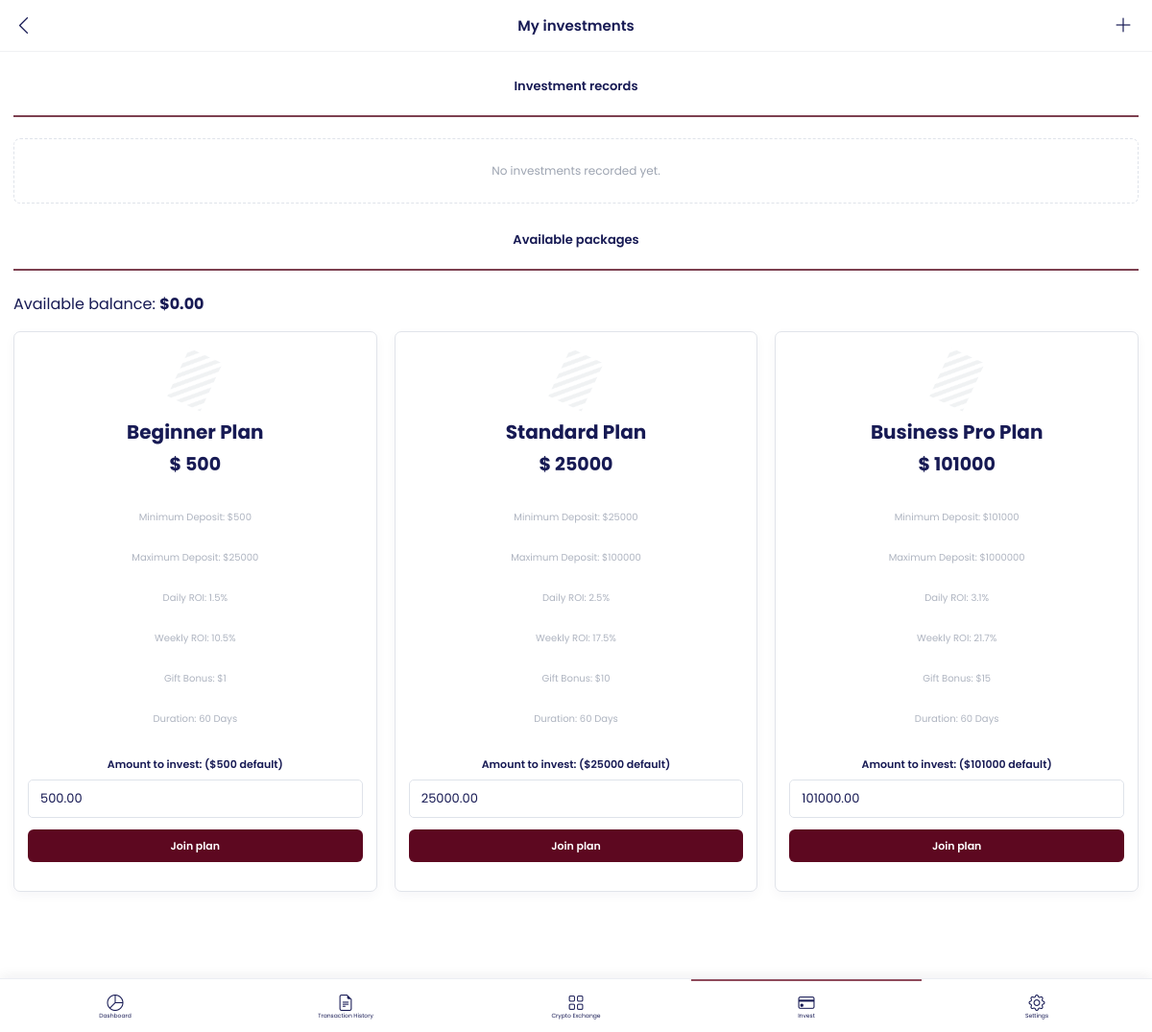
The page /invest/ (signed in) on the database its author committed.
### creataura/models.py (models this page shows, shortened)
class InvestmentPlan(models.Model):
    name = models.CharField(max_length=100, default="Beginner plan")
    amount = models.DecimalField(
        max_digits=12,
        decimal_places=2,
        validators=[MinValueValidator(Decimal("0"))],
        help_text="Amount users can invest in this plan.",
    )
    minimum_deposit = models.DecimalField(
        max_digits=12,
        decimal_places=2,
        validators=[MinValueValidator(Decimal("0"))],
    )
    maximum_deposit = models.DecimalField(
        max_digits=12,
        decimal_places=2,
        validators=[MinValueValidator(Decimal("0"))],
    )
    daily_roi = models.DecimalField(
        max_digits=6,
        decimal_places=2,
        validators=[MinValueValidator(Decimal("0"))],
        help_text="Daily ROI percentage.",
    )
    weekly_roi = models.DecimalField(
        max_digits=6,
        decimal_places=2,
        validators=[MinValueValidator(Decimal("0"))],
        help_text="Weekly ROI percentage.",
    )
    gift_bonus = models.DecimalField(
        max_digits=6,
        decimal_places=2,
        default=Decimal("0"),
        validators=[MinValueValidator(Decimal("0"))],
        help_text="Gift bonus percentage.",
    )
    duration_days = models.PositiveIntegerField(
        help_text="Investment duration in days.",
    )
    is_active = models.BooleanField(default=True)
    created_at = models.DateTimeField(auto_now_add=True)
    updated_at = models.DateTimeField(auto_now=True)
    class Meta:
        ordering = ["minimum_deposit", "name"]
        verbose_name = "Investment plan"
        verbose_name_plural = "Investment plans"

### creataura/views.py (the view, shortened to what this page needs)
# urls.py: path("invest/", investments, name="invest"),
@login_required(login_url="login")
def investments(request):
    plan_rows = list(InvestmentPlan.objects.filter(is_active=True))
    def field(plan, name):
        return plan[name] if isinstance(plan, dict) else getattr(plan, name)
    plans = [
        {
            "id": field(plan, "id"),
            "name": field(plan, "name"),
            "price": _plain(field(plan, "amount")),
            "minimum": _plain(field(plan, "minimum_deposit")),
            "maximum": _plain(field(plan, "maximum_deposit")),
            "daily_roi": _plain(field(plan, "daily_roi"), 1),
            "weekly_roi": _plain(field(plan, "weekly_roi"), 1),
            "gift_bonus": _plain(field(plan, "gift_bonus")),
            "duration": field(plan, "duration_days"),
            "input_default": str(field(plan, "amount")),
            "input_min": str(field(plan, "minimum_deposit")),
            "input_max": str(field(plan, "maximum_deposit")),
        }
        for plan in plan_rows
    ]
    user_investments = [
        {
            "plan_name": item.plan.name,
            "started": timezone.localtime(item.date_created).strftime("%b %d, %Y"),
            "amount": _money(item.amount),
            "status": item.status,
            "status_label": _status_label(item.status),
        }
        for item in UserInvestment.objects.filter(user=request.user).select_related(
            "plan"
        )
    ]
    action.send(request.user, verb="viewed investment plans ")
    return render(
        request,
        "creataura/investments.html",
        {
            "plans": plans,
            "user_investments": user_investments,
            "available_balance": _money(get_available_balance(request.user)),
        },
    )

### creataura/verification.py (called while the page is built, shortened)
    def __call__(self, request):
        return self.get_response(request)

    def process_view(self, request, view_func, view_args, view_kwargs):
        user = request.user
        if not user.is_authenticated or user.is_staff:
            return None  # staff/superusers have no profile, so skip them

### creataura/views.py (called while the page is built)
def _money(value):
    return f"${value:,.2f}"

def _plain(value, places=0):
    return f"{float(value):.{places}f}"

### creataura/templates/creataura/investments.html (shortened to what this page needs)
{% load static %}
<!DOCTYPE html>
<html lang="en">
<head>
    <link rel="stylesheet" href="{% static 'creataura/bootstrap-icons/bootstrap-icons.css' %}">
    <link rel="stylesheet" href="{% static 'creataura/settings.css' %}">
    <link rel="stylesheet" href="{% static 'creataura/investments.css' %}">
    <link rel="stylesheet" href="{% static 'creataura/dashboard-theme.css' %}">
</head>
<body class="settings-body investments-page">
    <main class="settings-page">
        <header class="settings-header investments-header">
            <a href="{% url 'dashboard' %}" aria-label="Back"><i class="bi bi-chevron-left"></i></a>
            <h1>My investments</h1>
            <button type="button" aria-label="Add investment" id="scrollToPackages">
                <i class="bi bi-plus-lg"></i>
            </button>
        </header>
        <section class="investments-content">
            <h2>Investment records</h2>
            <div class="investment-records">
                {% for item in user_investments %}
                <article class="investment-record">
                    <div>
                        <strong>{{ item.plan_name }}</strong>
                        <span>Started {{ item.started }}</span>
                    </div>
                    <div>
                        <strong>{{ item.amount }}</strong>
                        <span class="investment-status investment-status-{{ item.status }}">
                            {{ item.status_label }}
                        </span>
                    </div>
                </article>
                {% empty %}
                <p class="investment-record-empty">No investments recorded yet.</p>
                {% endfor %}
            </div>
            <h2 id="investment-packages" class="investment-packages-heading">Available packages</h2>
            <p>Available balance: <strong>{{ available_balance }}</strong></p>
            <div class="investment-plans">
                {% for plan in plans %}
                <article class="investment-plan-card">
                    <div class="investment-plan-body">
                        <i class="bi bi-suit-diamond-fill investment-plan-icon"></i>
                        <h3>{{ plan.name }}</h3>
                        <strong class="investment-plan-price">$ {{ plan.price }}</strong>
                        <div class="investment-plan-details">
                            <span>Minimum Deposit: ${{ plan.minimum }}</span>
                            <span>Maximum Deposit: ${{ plan.maximum }}</span>
                            <span>Daily ROI: {{ plan.daily_roi }}%</span>
                            <span>Weekly ROI: {{ plan.weekly_roi }}%</span>
                            <span>Gift Bonus: ${{ plan.gift_bonus }}</span>
                            <span>Duration: {{ plan.duration }} Days</span>
                        </div>
                    </div>
                    {% if plan.id %}
                    <form method="post" action="{% url 'join_investment' plan.id %}">
                        <label class="investment-amount-field">
                            <span>Amount to invest: (${{ plan.price }} default)</span>
                            <input type="number" name="amount" value="{{ plan.input_default }}"
                                min="{{ plan.input_min }}" max="{{ plan.input_max }}" step="0.01" required>
                        </label>
                        <button class="investment-plan-button" type="submit">Join plan</button>
                    </form>
                    {% else %}
                    <button class="investment-plan-button" type="button" disabled>Join plan</button>
                    {% endif %}
                </article>
                {% endfor %}
            </div>
        </section>
    </main>
    <nav class="fixed-dashboard-nav" aria-label="Dashboard navigation">
        <a class="fixed-nav-item" href="{% url 'dashboard' %}">
            <span class="fixed-nav-icon"><i class="bi bi-pie-chart"></i></span>
            <span>Dashboard</span>
        </a>
        <a class="fixed-nav-item" href="{% url 'transaction_history' %}">
            <span class="fixed-nav-icon"><i class="bi bi-file-earmark-text"></i></span>
            <span>Transaction History</span>
        </a>
        <a class="fixed-nav-item" href="{% url 'crypto_exchange' %}">
            <span class="fixed-nav-icon"><i class="bi bi-grid"></i></span>
            <span>Crypto Exchange</span>
        </a>
        <a class="fixed-nav-item fixed-nav-active" href="{% url 'invest' %}">
            <span class="fixed-nav-icon"><i class="bi bi-credit-card"></i></span>
            <span>Invest</span>
        </a>
        <a class="fixed-nav-item" href="{% url 'settings' %}">
            <span class="fixed-nav-icon"><i class="bi bi-gear"></i></span>
            <span>Settings</span>
        </a>
    </nav>
</body>
</html>

### creataura/static/creataura/settings.css (style rules this page uses)
* { box-sizing: border-box; }
:root { --wine: #5d0820; --text: #171a54; --muted: #a4a9b6; }
html, body { width: 100%; margin: 0; }
body { min-height: 100vh; padding-bottom: 56px; background: #f2f3f5; color: var(--text); font-family: "Poppins", sans-serif; }
.settings-page { min-height: calc(100vh - 56px); }
.settings-header { height: 54px; display: grid; grid-template-columns: 70px 1fr 70px; align-items: center; padding: 0 14px; background: #fff; border-bottom: 1px solid #f0f1f3; }
.settings-header h1 { margin: 0; text-align: center; font-size: 15px; font-weight: 600; }
.settings-header a { color: var(--text); text-decoration: none; }
.settings-header a:first-child { font-size: 21px; }
.fixed-dashboard-nav { position: fixed; left: 0; right: 0; bottom: 0; z-index: 1000; height: 56px; display: grid; grid-template-columns: repeat(5, 1fr); background: #fff; border-top: 1px solid #eceef3; box-shadow: 0 -3px 12px rgba(12,18,38,.06); }
.fixed-nav-item { position: relative; display: flex; flex-direction: column; align-items: center; justify-content: center; gap: 2px; color: var(--text); text-decoration: none; font-size: 6px; }
.fixed-nav-icon { height: 20px; font-size: 17px; }
.fixed-nav-active::before { content: ""; position: absolute; top: 0; left: 0; width: 100%; height: 2px; background: #8f4b5b; }

### creataura/static/creataura/investments.css (style rules this page uses)
.investments-page { min-height: 100vh; background: #f2f3f5; }
.investments-header button { border: 0; background: transparent; color: var(--text); font-size: 20px; justify-self: end; }
.investments-content { min-height: calc(100vh - 110px - 56px); padding: 26px 14px 90px; background: #fff; }
.investments-content > h2 { height: 42px; margin: 0 0 22px; border-bottom: 2px solid #7d4050; text-align: center; color: var(--text); font-size: 13px; font-weight: 600; }
.investment-plans { display: grid; grid-template-columns: repeat(3, minmax(0, 1fr)); gap: 18px; }
.investment-plan-card { min-width: 0; display: flex; flex-direction: column; overflow: hidden; border: 1px solid #e1e4ea; border-radius: 7px; background: #fff; box-shadow: 0 4px 12px rgba(31,38,68,.04); }
.investment-plan-body { min-height: 420px; padding: 22px 14px 18px; text-align: center; }
.investment-plan-icon { display: block; width: 38px; margin: 0 auto 12px; color: transparent; background: linear-gradient(135deg, transparent 25%, #eef0f2 25%, #eef0f2 50%, transparent 50%, transparent 75%, #eef0f2 75%); background-size: 12px 12px; -webkit-text-stroke: 0; font-size: 36px; transform: rotate(25deg); opacity: .85; }
.investment-plan-card h3 { margin: 12px 0 4px; color: var(--text); font-size: 20px; }
.investment-plan-price { display: block; margin-bottom: 20px; color: var(--text); font-size: 19px; }
.investment-plan-details { display: grid; gap: 0; color: #aeb4c0; font-size: 10px; }
.investment-plan-details span { min-height: 42px; display: flex; align-items: center; justify-content: center; }
.investment-plan-button { width: calc(100% - 28px); height: 34px; margin: 0 14px 16px; border: 0; border-radius: 6px; background: var(--wine); color: #fff; font-family: inherit; font-size: 11px; font-weight: 600; }
.investment-plan-card form { padding-bottom: 14px; }
.investment-amount-field { display: block; margin: 0 14px 12px; text-align: left; }
.investment-amount-field span { display: block; margin-bottom: 7px; color: var(--text); font-size: 11px; font-weight: 600; text-align: center; }
.investment-amount-field input { width: 100%; height: 40px; padding: 0 12px; border: 1px solid #dfe3ea; border-radius: 5px; background: #fff; color: var(--text); font-family: inherit; font-size: 13px; }
.investment-packages-heading { margin-top: 28px !important; }
.investment-records { display: grid; gap: 10px; margin-bottom: 24px; }
.investment-record-empty { margin: 0; padding: 24px 12px; border: 1px dashed #dfe3ea; border-radius: 7px; color: #9da4b1; font-size: 12px; text-align: center; }

### rows shown on the page
InvestmentPlan: name "Beginner Plan", price "500", minimum "500", maximum "25000", daily_roi "1.5", weekly_roi "10.5", gift_bonus "1", duration "60", amount "500.00"
InvestmentPlan: name "Standard Plan", price "25000", minimum "25000", maximum "100000", daily_roi "2.5", weekly_roi "17.5", gift_bonus "10", duration "60", amount "25000.00"
InvestmentPlan: name "Business Pro Plan", price "101000", minimum "101000", maximum "1000000", daily_roi "3.1", weekly_roi "21.7", gift_bonus "15", duration "60", amount "101000.00"

### other values the page prints
{{ available_balance }} "$0.00"
